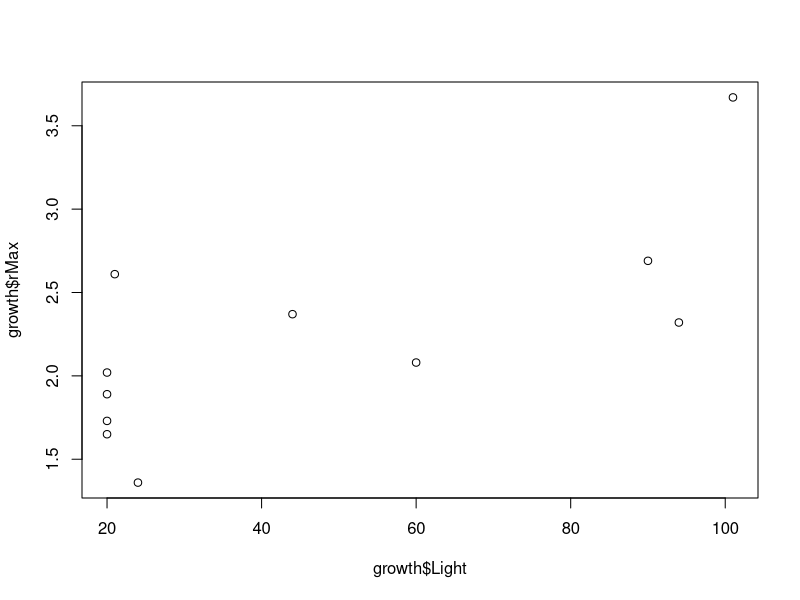
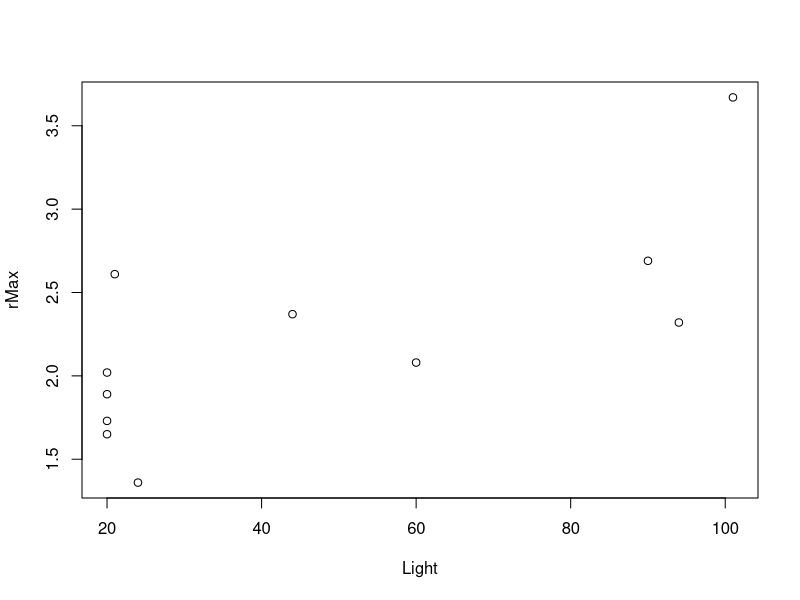
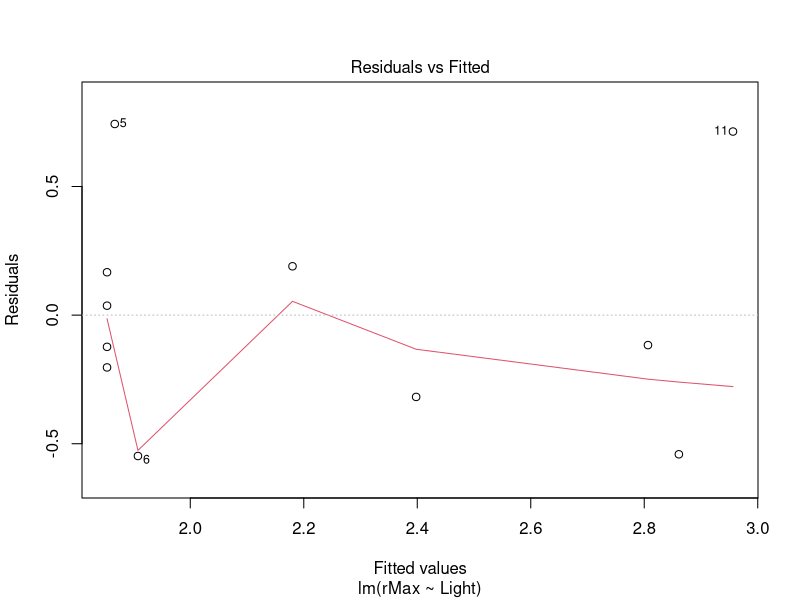
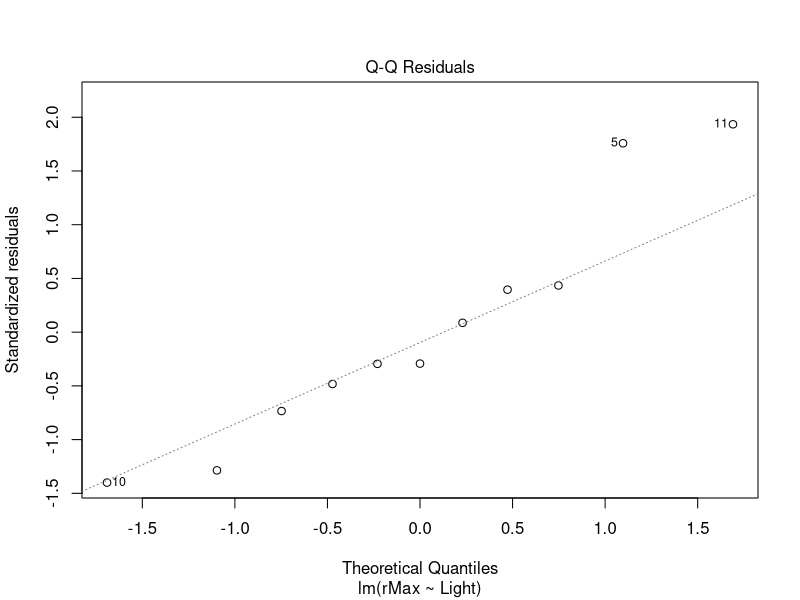
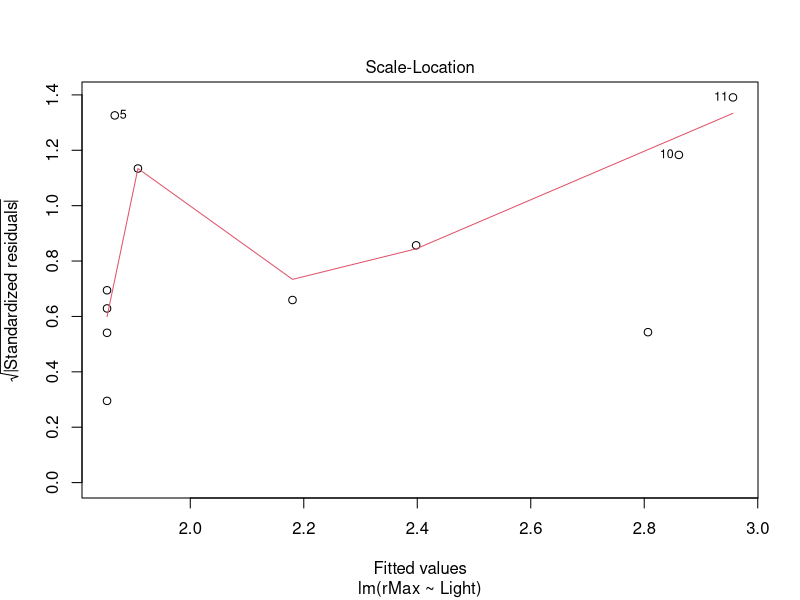
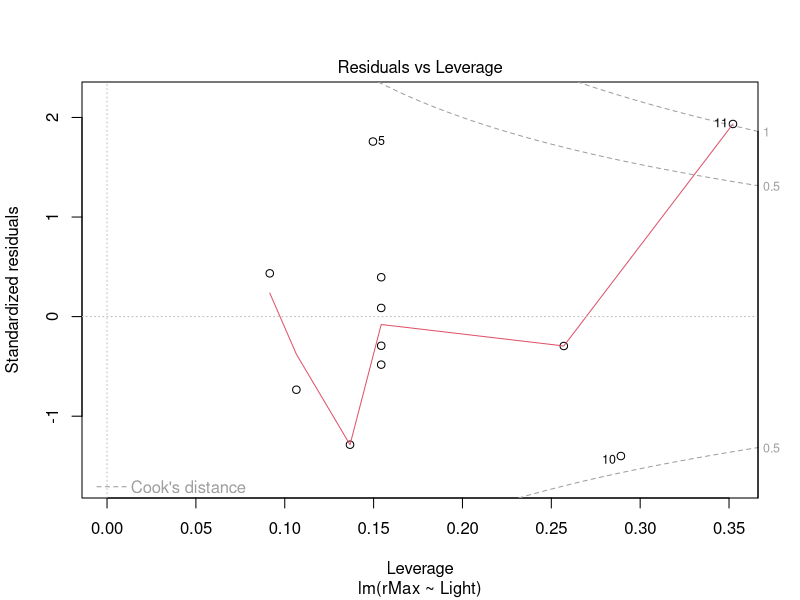

Reproduce these figures in R, in order.
## ---- chunk 1
2+3
a <- 2+3 # save the output of the command to the variable (object), "a"
# the arrow means "assign"
a
## ---- chunk 2
a/3
b <- 3
a/b
a^b # all the basic math is there, and them some!
log(a) # natural log
log10(a) # log10
exp(a) # e^a
exp(a)/b
exp(a/b) # parentheses clarify order of operations
round( sqrt( exp(a/b) ) ) # We can do lots operations all at once.
round(         sqrt(exp(a/b    )
										)
							 ) # the "white space" is ignored. But keep it tidy!
# And R will give you a `+` prompt instead of the normal `>` when you hit return and 
# your parentheses or squiggly brackets don't add up.
## ---- chunk 3
d <- c(-3, -2, 1, 5, 19, 7) # the function c() is for "concatenate" 
# or "string together"
d  # The variable "d" is thus a vector of values 
d/3 # math gets applied element-wise
d/b
d/pi # Note that "pi" is a protected name meaning 3.14159...
abs(d)
## ---- chunk 4
mean(d)  # functions can be applied to variables. This one takes the whole vector
summary(d)
min(d)
max(d)
## ---- chunk 5
1:10 # == c(1,2,3,4,5,6,7,8,9,10)
10:1 # == c(10,9,8,7,6,5,4,3,2,1)
-5:10
e <- 1:20
e
## ---- chunk 6
seq(from=1, to=10, length=10)
seq(from=1, to=10, by=1) # equivalent
seq(from=-5, to=10, length=10)
seq(from=-5, to=10, by=1) #not equivalent
f <- seq(from = -10, to = 20, length = 20)
f
## ---- chunk 7
f # this is the whole vector of numbers
f[1] # the first element
f[c(3,4,1)] # the third, fourth, and first elements of f
f[-c(3,4,1)] # everything but the third, fourth, and first elements
# Note the negative sign, which means "not" in this context
f[5:2] # the fifth through second elements of f
## ---- chunk 8
f > -1  # a logical test: are the elements of f greater than negative one? 
f[ f > -1 ] # Can use this logical test to pull out just the elements that are greater than -1
f <- f[ f > -1 ] # This will overwrite f with the elements that are greater than -1
f # see, it is now a smaller subset. 
# Note that the original version of f is gone. 
# The only way to get it back is to define it again
f <- seq(from=-10, to=20, length=20) # return it to it's original version
## ---- chunk 9
# light intensity in µE per m2 per second
Light <- c(20, 20, 20, 20, 21, 24, 44, 60, 90, 94, 101)  
# maximum growth rate of the green alga Chlorella vulgaris
rMax <- c(1.73, 1.65, 2.02, 1.89, 2.61, 1.36, 2.37, 2.08, 2.69, 2.32, 3.67) 

# put them into a data frame
growth <- data.frame(Light, rMax)

# Just to keep the vectors called Light and rMax from causing problems,
# Let's delete them
rm(Light, rMax)
## ---- chunk 10
names(growth) # names of the columns
ncol(growth)
nrow(growth)
summary(growth) # summary of each variable (i.e., column)
str(growth) # this is short for "structure"
head(growth) # the first 6, by default, rows
tail(growth) # the last 6, by default, rows
## ---- chunk 11
growth$Light
growth$rMax
mean(growth$rMax)
## ---- chunk 12
growth[1, ] # first row, all columns
growth[ ,1] # first column, all rows
growth[3,2] # third row, second column
## ---- chunk 13
growth$NewVar <- with(growth, 100*rMax/Light)
growth
## ---- chunk 14
# plot rmax versus light
plot(x=growth$Light, y=growth$rMax)
## ---- chunk 15
with(data=growth, 
		 plot(x=Light, y=rMax))
## ---- chunk 16
with(data=growth,
		 cor.test(x=Light, y=rMax))
## ---- chunk 17
# get the regression line
lm1 <- lm(rMax ~ Light, data=growth)
lm1
## ---- chunk 18
summary(lm1)
## ---- chunk 19
anova(lm1)
## ---- chunk 20
plot(lm1) # diagnostic plots
## ---- chunk 21
lm2 <- lm(rMax ~ Light, data=growth[-11,]) # we do not want to 11th row
summary(lm2)
## ---- chunk 22
func <- data.frame(Initial=c(5, 5, 10, 10, 15, 15, 20, 20, 30, 30, 50, 50, 75, 75, 100, 100), 
				Killed=c(1, 2, 5, 6, 10, 9, 7, 10, 11, 15, 5, 21, 32, 18, 25, 35))
